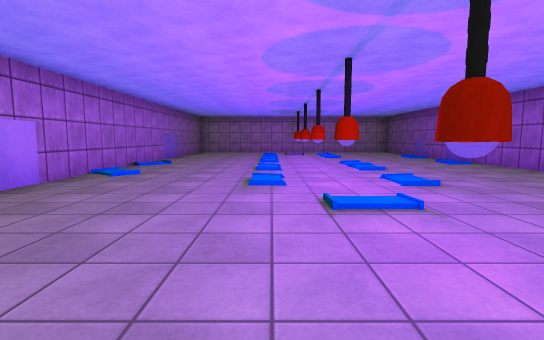
View 1 (above)

12 first-person views from a walk through a Unity game level. The camera is 1.3 m above the floor, tilts 6° down and sees 85° across. The floor is counted in squares, 2 m on a side. Each view is taken from the middle of a square. On the plan, view 1 faces up. The plan holds only what a view shows up to about 9 squares ahead; the rest is blank. The place goes on beyond the plan. The player character is not drawn. Surface patterns are stand-ins for the level's own textures.

View 2
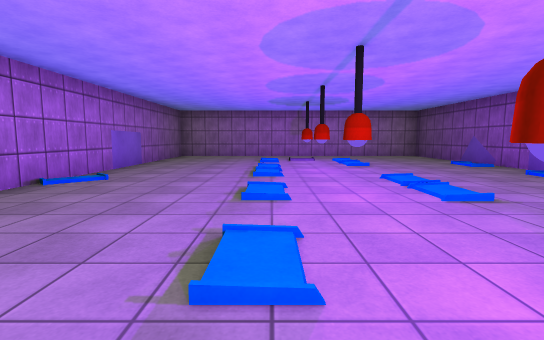

View 3
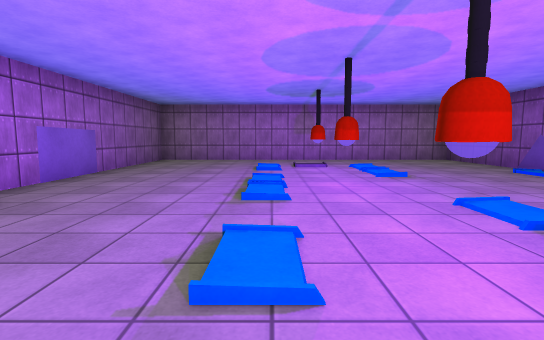

View 4
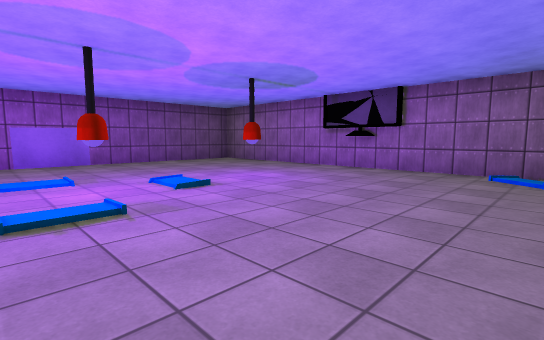

View 5
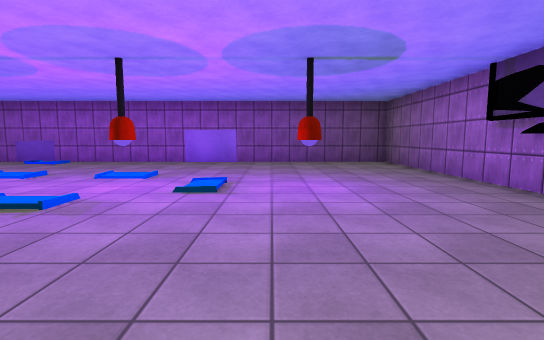

View 6
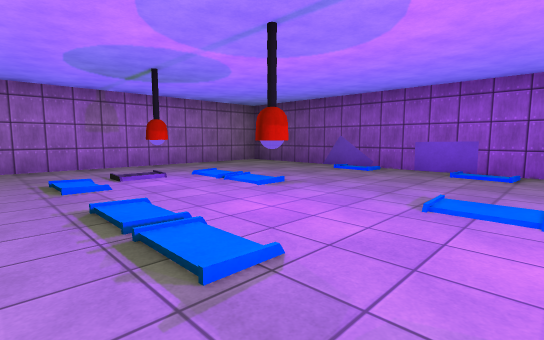

View 7
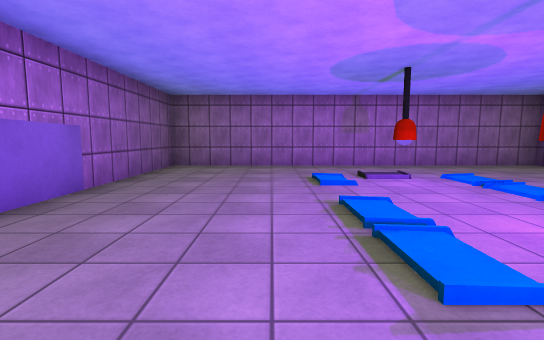

View 8
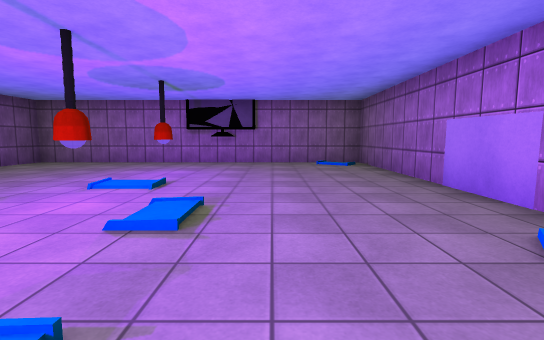

View 9
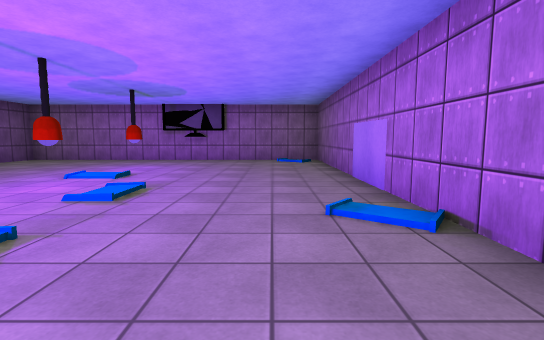

View 10
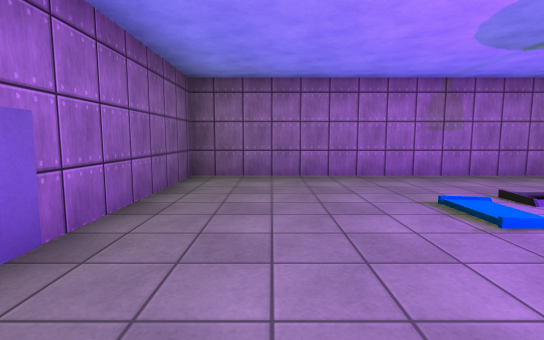

View 11
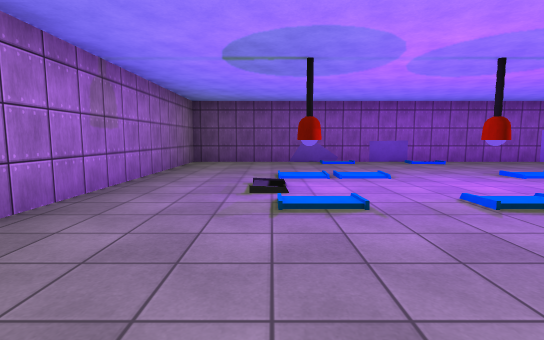

View 12
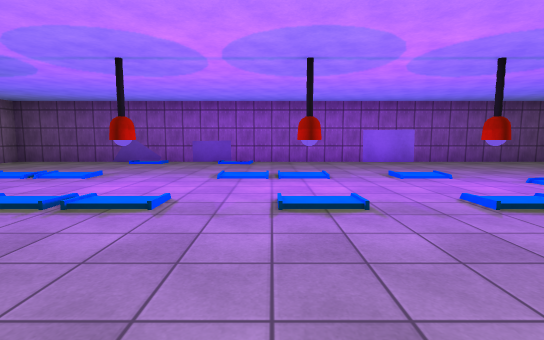

### Floor plan
Key: @ floor where view 1 was taken; # wall or solid block; . floor; / step, stairs or slope; T TV; O other object.
Columns run from 4 left of view 1 to 6 right of it. Each row starts with its distance up from view 1.
 15 ###########
 14 #.........#
 13 #.........#
 12 #.../#....#
 11 #.../....O#
 10 #O../.....#
  9 #.../#...O#
  8 #/.././...#
  7 #/../#/...#
  6 #/.././...#
  5 #/.././...#
  4 #O../#/..O#
  3 #.........#
  2 #....#....#
  1 #.........#
  0 #...@.....#
 -1 #...T.....#
 -2 ###########

Positions as (right, up) in squares from view 1, and headings:
1: (0, 0), facing up
2: (0, 3), facing up
3: (0, 5), facing up
4: (-3, 5), facing down-right
5: (-3, 2), facing right
6: (-1, 7), facing up-right
7: (-1, 7), facing up
8: (-1, 7), facing down
9: (-2, 8), facing down
10: (-2, 9), facing up
11: (-3, 12), facing right
12: (-3, 7), facing right
